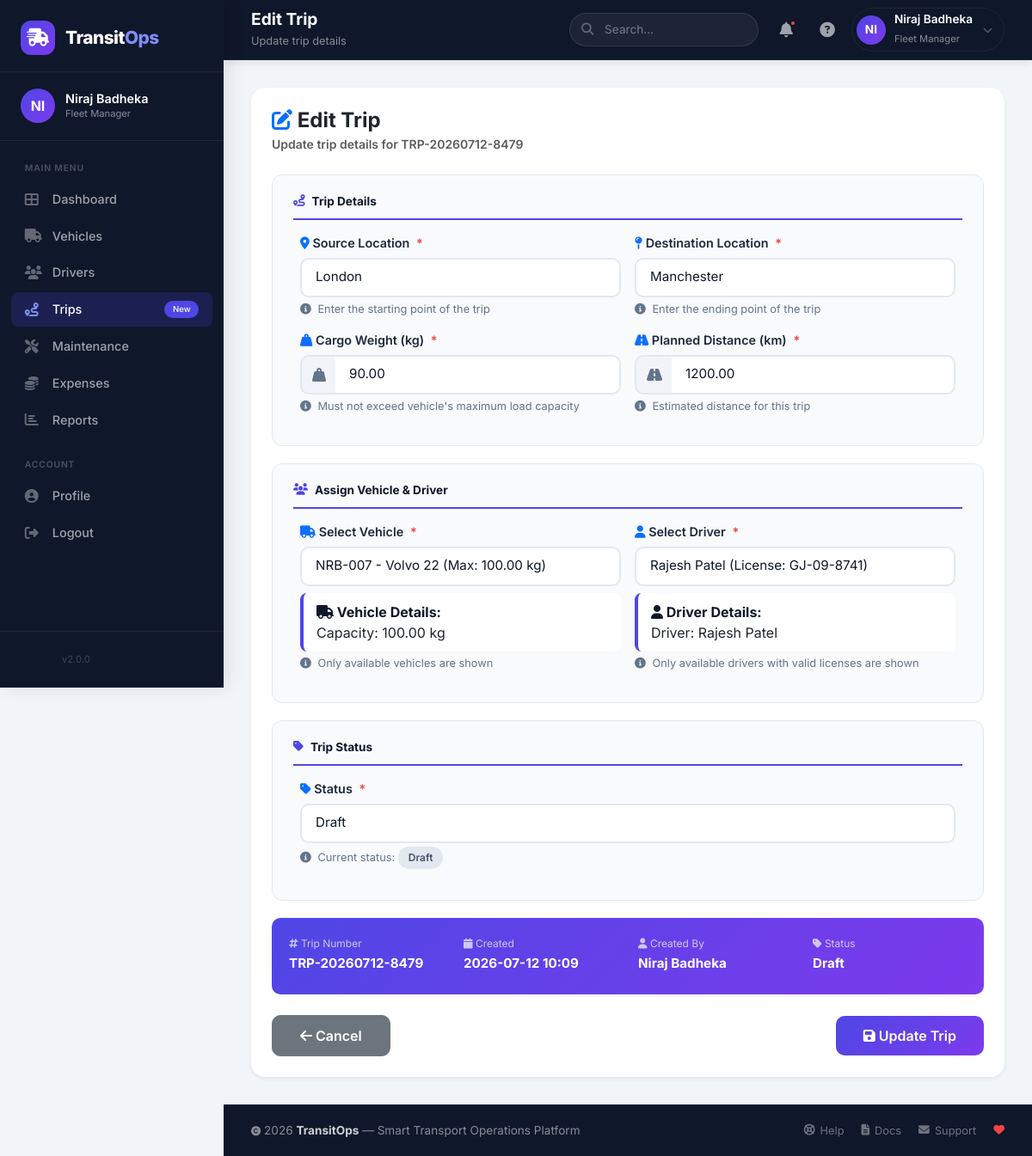
The page /modules/trips/edit.php?id=9 (signed in) on the database its author committed.
### tables this page shows
CREATE TABLE `trips` (
  `trip_id` int(11) NOT NULL,
  `trip_number` varchar(50) NOT NULL,
  `source_location` varchar(200) NOT NULL,
  `destination_location` varchar(200) NOT NULL,
  `cargo_weight` decimal(10,2) NOT NULL,
  `planned_distance` decimal(10,2) NOT NULL,
  `actual_distance` decimal(10,2) DEFAULT 0.00,
  `status` enum('Draft','Dispatched','Completed','Cancelled') DEFAULT 'Draft',
  `vehicle_id` int(11) NOT NULL,
  `driver_id` int(11) NOT NULL,
  `created_by` int(11) NOT NULL,
  `dispatched_at` timestamp NULL DEFAULT NULL,
  `completed_at` timestamp NULL DEFAULT NULL,
  `created_at` timestamp NOT NULL DEFAULT current_timestamp(),
  `updated_at` timestamp NULL DEFAULT NULL ON UPDATE current_timestamp()
);

CREATE TABLE `vehicles` (
  `vehicle_id` int(11) NOT NULL,
  `registration_number` varchar(50) NOT NULL,
  `model` varchar(100) NOT NULL,
  `vehicle_type` varchar(50) NOT NULL,
  `max_load_capacity` decimal(10,2) NOT NULL,
  `odometer_reading` decimal(10,2) DEFAULT 0.00,
  `acquisition_cost` decimal(12,2) DEFAULT 0.00,
  `status` enum('Available','On_Trip','In_Shop','Retired') DEFAULT 'Available',
  `created_at` timestamp NOT NULL DEFAULT current_timestamp(),
  `updated_at` timestamp NULL DEFAULT NULL ON UPDATE current_timestamp()
);

CREATE TABLE `drivers` (
  `driver_id` int(11) NOT NULL,
  `full_name` varchar(100) NOT NULL,
  `license_number` varchar(50) NOT NULL,
  `license_category` varchar(20) NOT NULL,
  `license_expiry_date` date NOT NULL,
  `contact_number` varchar(20) NOT NULL,
  `safety_score` decimal(5,2) DEFAULT 100.00,
  `status` enum('Available','On_Trip','Off_Duty','Suspended') DEFAULT 'Available',
  `created_at` timestamp NOT NULL DEFAULT current_timestamp(),
  `updated_at` timestamp NULL DEFAULT NULL ON UPDATE current_timestamp()
);

CREATE TABLE `users` (
  `user_id` int(11) NOT NULL,
  `username` varchar(50) NOT NULL,
  `email` varchar(100) NOT NULL,
  `password_hash` varchar(255) NOT NULL,
  `full_name` varchar(100) NOT NULL,
  `role` enum('Fleet_Manager','Driver','Safety_Officer','Financial_Analyst') NOT NULL,
  `status` enum('Active','Inactive') DEFAULT 'Active',
  `created_at` timestamp NOT NULL DEFAULT current_timestamp(),
  `last_login` timestamp NULL DEFAULT NULL,
  `profile_image` varchar(255) DEFAULT NULL
);

### modules/trips/edit.php (the view, shortened to what this page needs)
<?php
$db = Database::getInstance()->getConnection();
$id = isset($_GET['id']) ? intval($_GET['id']) : 0;
$stmt = $db->prepare("SELECT * FROM trips WHERE trip_id = ?");
$stmt->bind_param("i", $id);
$stmt->execute();
$result = $stmt->get_result();
$trip = $result->fetch_assoc();
$vehicleQuery = "SELECT * FROM vehicles WHERE status IN ('Available') OR vehicle_id = ? ORDER BY registration_number";
$vehicleStmt = $db->prepare($vehicleQuery);
$vehicleStmt->bind_param("i", $trip['vehicle_id']);
$vehicleStmt->execute();
$vehicles = $vehicleStmt->get_result();
$driverQuery = "SELECT * FROM drivers WHERE (status IN ('Available', 'Off_Duty') OR driver_id = ?) AND license_expiry_date > CURDATE() ORDER BY full_name";
$driverStmt = $db->prepare($driverQuery);
$driverStmt->bind_param("i", $trip['driver_id']);
$driverStmt->execute();
$drivers = $driverStmt->get_result();
?>
<?php include '../../includes/header.php'; ?>
<div class="form-container">
    <div class="row">
        <div class="col-12">
            <div class="card border-0 shadow-sm rounded-4">
                <div class="card-header bg-transparent border-0 pt-4 pb-0">
                    <h4 class="fw-bold mb-0">
                        <i class="fas fa-edit text-primary"></i> Edit Trip
                    </h4>
                    <small class="text-muted">Update trip details for <?php echo $trip['trip_number']; ?></small>
                </div>
                <div class="card-body p-4">
                    <form method="POST" action="" id="tripForm">
                        <div class="form-section">
                            <div class="section-title">
                                <i class="fas fa-route"></i> Trip Details
                            </div>
                            <div class="row">
                                <div class="col-md-6 mb-3">
                                    <label for="source_location" class="form-label">
                                        <i class="fas fa-map-marker-alt text-primary"></i> Source Location <span class="required">*</span>
                                    </label>
                                    <input type="text" class="form-control" id="source_location"
                                           name="source_location" required
                                           value="<?php echo $trip['source_location']; ?>"
                                           placeholder="Enter source city/location">
                                    <div class="form-text">
                                        <i class="fas fa-info-circle"></i> Enter the starting point of the trip
                                    </div>
                                </div>
                                <div class="col-md-6 mb-3">
                                    <label for="destination_location" class="form-label">
                                        <i class="fas fa-map-pin text-primary"></i> Destination Location <span class="required">*</span>
                                    </label>
                                    <input type="text" class="form-control" id="destination_location"
                                           name="destination_location" required
                                           value="<?php echo $trip['destination_location']; ?>"
                                           placeholder="Enter destination city/location">
                                    <div class="form-text">
                                        <i class="fas fa-info-circle"></i> Enter the ending point of the trip
                                    </div>
                                </div>
                                <div class="col-md-6 mb-3">
                                    <label for="cargo_weight" class="form-label">
                                        <i class="fas fa-weight-hanging text-primary"></i> Cargo Weight (kg) <span class="required">*</span>
                                    </label>
                                    <div class="input-group">
                                        <span class="input-group-text"><i class="fas fa-weight-hanging"></i></span>
                                        <input type="number" step="0.01" class="form-control"
                                               id="cargo_weight" name="cargo_weight" required
                                               value="<?php echo $trip['cargo_weight']; ?>"
                                               placeholder="Enter cargo weight in kg">
                                    </div>
                                    <div class="form-text">
                                        <i class="fas fa-info-circle"></i> Must not exceed vehicle's maximum load capacity
                                    </div>
                                </div>
                                <div class="col-md-6 mb-3">
                                    <label for="planned_distance" class="form-label">
                                        <i class="fas fa-road text-primary"></i> Planned Distance (km) <span class="required">*</span>
                                    </label>
                                    <div class="input-group">
                                        <span class="input-group-text"><i class="fas fa-road"></i></span>
                                        <input type="number" step="0.01" class="form-control"
                                               id="planned_distance" name="planned_distance" required
                                               value="<?php echo $trip['planned_distance']; ?>"
                                               placeholder="Enter planned distance in km">
                                    </div>
                                    <div class="form-text">
                                        <i class="fas fa-info-circle"></i> Estimated distance for this trip
                                    </div>
                                </div>
                            </div>
                        </div>
                        <div class="form-section">
                            <div class="section-title">
                                <i class="fas fa-users"></i> Assign Vehicle & Driver
                            </div>
                            <div class="row">
                                <div class="col-md-6 mb-3">
                                    <label for="vehicle_id" class="form-label">
                                        <i class="fas fa-truck text-primary"></i> Select Vehicle <span class="required">*</span>
                                    </label>
                                    <select class="form-select" id="vehicle_id" name="vehicle_id" required>
                                        <?php while ($vehicle = $vehicles->fetch_assoc()): ?>
                                            <option value="<?php echo $vehicle['vehicle_id']; ?>"
                                                    data-capacity="<?php echo $vehicle['max_load_capacity']; ?>"
                                                    <?php echo $trip['vehicle_id'] == $vehicle['vehicle_id'] ? 'selected' : ''; ?>>
                                                <?php echo $vehicle['registration_number'] . ' - ' . $vehicle['model']; ?>
                                            </option>
                                        <?php endwhile; ?>
                                    </select>
                                    <div class="vehicle-info <?php echo $trip['vehicle_id'] ? 'show' : ''; ?>" id="vehicleInfo">
                                        <strong><i class="fas fa-truck"></i> Vehicle Details:</strong><br>
                                        <span id="vehicleCapacity">
                                            <?php
                                            $currentVehicle = $db->query("SELECT max_load_capacity FROM vehicles WHERE vehicle_id = {$trip['vehicle_id']}")->fetch_assoc();
                                            echo 'Capacity: ' . ($currentVehicle ? $currentVehicle['max_load_capacity'] : '0') . ' kg';
                                            ?>
                                        </span>
                                    </div>
                                    <div class="form-text">
                                        <i class="fas fa-info-circle"></i> Only available vehicles are shown
                                    </div>
                                </div>
                                <div class="col-md-6 mb-3">
                                    <label for="driver_id" class="form-label">
                                        <i class="fas fa-user text-primary"></i> Select Driver <span class="required">*</span>
                                    </label>
                                    <select class="form-select" id="driver_id" name="driver_id" required>
                                        <?php while ($driver = $drivers->fetch_assoc()): ?>
                                            <option value="<?php echo $driver['driver_id']; ?>"
                                                    <?php echo $trip['driver_id'] == $driver['driver_id'] ? 'selected' : ''; ?>>
                                                <?php echo $driver['full_name']; ?>
                                                (License: <?php echo $driver['license_number']; ?>)
                                            </option>
                                        <?php endwhile; ?>
                                    </select>
                                    <div class="driver-info <?php echo $trip['driver_id'] ? 'show' : ''; ?>" id="driverInfo">
                                        <strong><i class="fas fa-user"></i> Driver Details:</strong><br>
                                        <span id="driverLicense">
                                            <?php
                                            $currentDriver = $db->query("SELECT full_name FROM drivers WHERE driver_id = {$trip['driver_id']}")->fetch_assoc();
                                            echo 'Driver: ' . ($currentDriver ? $currentDriver['full_name'] : 'Not selected');
                                            ?>
                                        </span>
                                    </div>
                                    <div class="form-text">
                                        <i class="fas fa-info-circle"></i> Only available drivers with valid licenses are shown
                                    </div>
                                </div>
                            </div>
                        </div>
                        <div class="form-section">
                            <div class="section-title">
                                <i class="fas fa-tag"></i> Trip Status
                            </div>
                            <div class="row">
                                <div class="col-md-12 mb-3">
                                    <label for="status" class="form-label">
                                        <i class="fas fa-tag text-primary"></i> Status <span class="required">*</span>
                                    </label>
                                    <select class="form-select" id="status" name="status">
                                        <option value="Draft" <?php echo $trip['status'] == 'Draft' ? 'selected' : ''; ?>>Draft</option>
                                    </select>
                                    <div class="form-text">
                                        <i class="fas fa-info-circle"></i>
                                        Current status: <span class="status-badge <?php echo $trip['status']; ?>"><?php echo $trip['status']; ?></span>
                                    </div>
                                </div>
                            </div>
                        </div>
                        <div class="trip-summary mb-4">
                            <div class="row">
                                <div class="col-md-3 col-6 mb-2">
                                    <small><i class="fas fa-hashtag"></i> Trip Number</small><br>
                                    <strong><?php echo $trip['trip_number']; ?></strong>
                                </div>
                                <div class="col-md-3 col-6 mb-2">
                                    <small><i class="fas fa-calendar"></i> Created</small><br>
                                    <strong><?php echo date('Y-m-d H:i', strtotime($trip['created_at'])); ?></strong>
                                </div>
                                <div class="col-md-3 col-6 mb-2">
                                    <small><i class="fas fa-user"></i> Created By</small><br>
                                    <strong>
                                        <?php
                                        $userQuery = $db->query("SELECT full_name FROM users WHERE user_id = {$trip['created_by']}");
                                        $user = $userQuery->fetch_assoc();
                                        echo $user ? $user['full_name'] : 'Unknown';
                                        ?>
                                    </strong>
                                </div>
                                <div class="col-md-3 col-6 mb-2">
                                    <small><i class="fas fa-tag"></i> Status</small><br>
                                    <strong><?php echo $trip['status']; ?></strong>
                                </div>
                            </div>
                        </div>
                        <div class="d-flex justify-content-between align-items-center mt-3">
                            <a href="index.php" class="btn btn-secondary">
                                <i class="fas fa-arrow-left"></i> Cancel
                            </a>
                            <button type="submit" class="btn btn-primary" id="submitBtn">
                                <i class="fas fa-save"></i> Update Trip
                            </button>
                        </div>
                    </form>
                </div>
            </div>
        </div>
    </div>
</div>
<?php include '../../includes/footer.php'; ?>

### rows shown on the page
trips: trip_number "TRP-20260712-8479", source_location "London", destination_location "Manchester", cargo_weight "90.00", planned_distance "1200.00", vehicle_id "NRB-007 - Volvo 22 (Max: 100.00 kg)", driver_id "Rajesh Patel (License: GJ-09-8741)", status "Draft", created_at "2026-07-12 10:09"
vehicles: max_load_capacity "100.00"
drivers: full_name "Rajesh Patel"
users: full_name "Niraj Badheka"

### other values the page prints
substr($_SESSION['full_name'] ?? 'U', 0, 2) "NI"
$_SESSION['full_name'] "Niraj Badheka"
str_replace('_', ' ', $_SESSION['role'] ?? 'Guest') "Fleet Manager"
$page_title "Edit Trip"
$page_subtitle "Update trip details"
